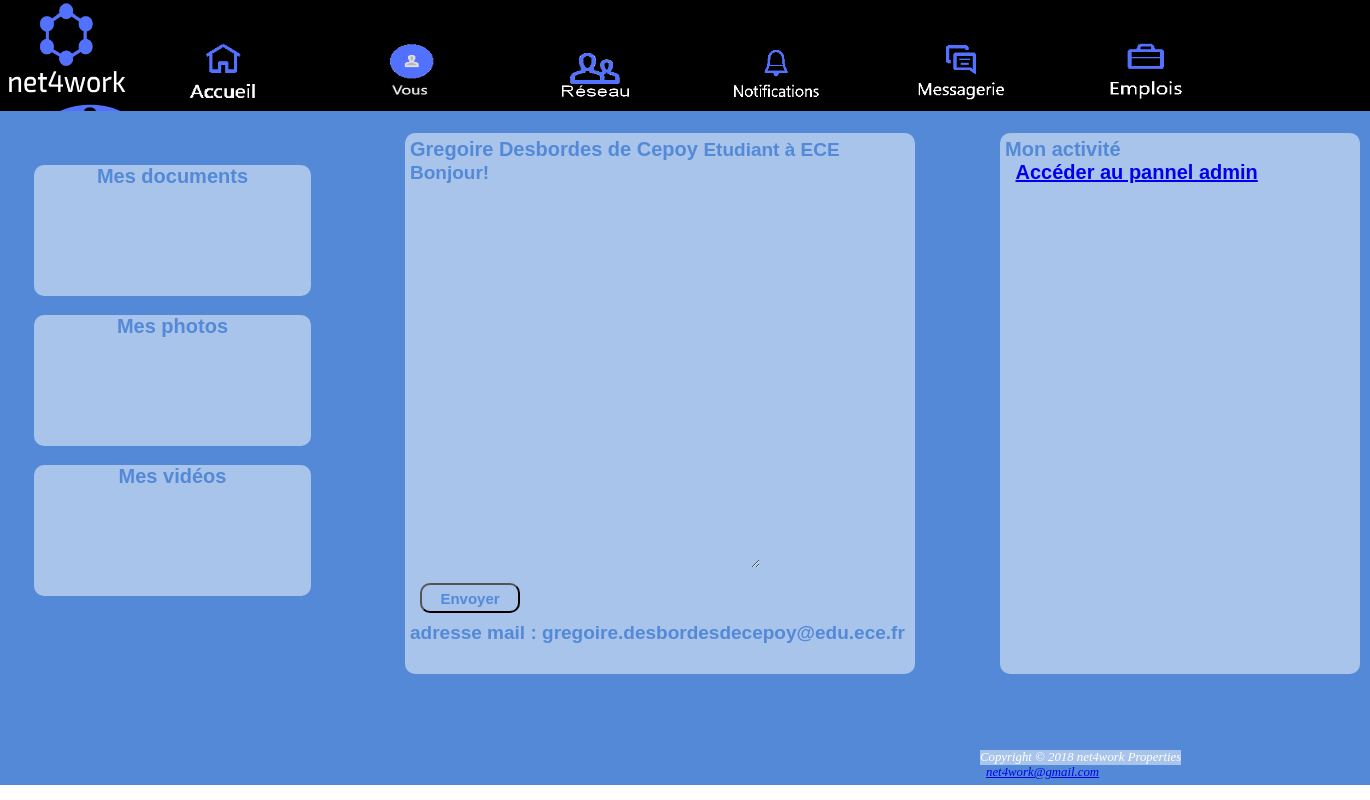
The app's page /profil.php (signed in) with its own data.
### tables this page shows
CREATE TABLE IF NOT EXISTS `utilisateur` (
  `iduser` int(11) NOT NULL AUTO_INCREMENT,
  `nom` text NOT NULL,
  `prenom` text NOT NULL,
  `poste` text NOT NULL,
  `entreprise` text NOT NULL,
  `grade` text NOT NULL,
  UNIQUE KEY `id user` (`iduser`)
);

CREATE TABLE IF NOT EXISTS `connection` (
  `iduser` int(11) NOT NULL,
  `motdepasse` text NOT NULL,
  `email` text NOT NULL
);

### profil.php (the view, shortened to what this page needs)
<?php
$database = "net4work";
 $db_handle = mysqli_connect('localhost', 'root', '');
 $db_found = mysqli_select_db($db_handle, $database);
 if ($db_found) {
	$sql = "SELECT nom, prenom, poste, entreprise FROM utilisateur WHERE iduser LIKE '".$_SESSION['ID']."' ";
	$requete = mysqli_query($db_handle,$sql);
	$data = mysqli_fetch_assoc($requete);
	$name = $data['nom'];
	$prenom = $data['prenom'];
	$poste = $data['poste'];
	$entreprise = $data['entreprise'];
  $sql1 = "SELECT email FROM connection WHERE iduser LIKE '".$_SESSION['ID']."' ";
  $requete1 = mysqli_query($db_handle,$sql1);
  $data1 = mysqli_fetch_assoc($requete1);
  $mail = $data1['email'];
 	}
else {
 	echo "Database not found";
 }
?>
<!DOCTYPE html>
<html>
<head>
<link href="style.css" rel="stylesheet" type="text/css" />
</head>
<body>
    <div id="buttoncolumn">
   <img src="logo.png" alt="net4work" width="130" height="100" />
    <a href="main.php"><img id="image0" src="accueil.png" alt="Accueil" width="98" height="57" onmouseenter ="changeImage(this)"/></a>
    <a href="profil.php"><img id="image1" src="vous.png" alt="Profil" width="98" height="57" onmouseenter ="changeImage2(this)"/></a>
    <a href="reseau.php"><img id="image2" src="reseau.png" alt="Reseau" width="98" height="57" onmouseenter ="changeImage3(this)"/></a>
    <a href="notif.html"><img id="image3" src="notifications.png" alt="Notifications" width="98" height="57" onmouseenter="changeImage4(this)"/></a>
    <a href="messagerie.html"><img id="image4" src="messagerie.png" alt="Messagerie" width="98" height="57" onmouseenter="changeImage5(this)"/></a>
    <a href="emplois.html"><img id="image5" src="emplois.png" alt="Emplois" width="98" height="57" onmouseenter ="changeImage6(this)"/></a>
      <a href="connexion.html"><img id="image6" src="deconnexion.jpg" alt="Deconnexion" width="98" height="57" onmouseenter ="changeImage7(this)"/></a>
  <strong class="gwd-span-14na">Mes documents</strong>
  <strong class="gwd-span-45s9"> Mes photos</strong>
  <strong class="gwd-strong-1tex">Mes vidéos</strong>
  <strong class="gwd-strong-kwsw"><?php echo $prenom, " ", $name ?>
  <span class="gwd-span-hb4w"><?php echo $poste, " à ", $entreprise ?><br>Bonjour!<br><br><br><br><br><br><br><br><br><br><br><br><br><br><br><br><br><br><br><br></span>
    <form action="cible_envoi5.php" method="post" enctype="multipart/form-data">
     <textarea name="description" class="description">
        <?php
        $database = "net4work";
       $db_handle = mysqli_connect('localhost', 'root', '');
        $db_found = mysqli_select_db($db_handle, $database);
          $sql = "SELECT * FROM description";
           $result = mysqli_query($db_handle,$sql);
             while ($ligne = mysqli_fetch_assoc($result)) {
          ?>
          <?php echo ($ligne['texte']) ;?>
           <?php
        }
        ?>
     </textarea>
      <input type="submit" value="Envoyer" class="decrivezvous">
    </form>
  <span class="gwd-span-1e6n"><?php echo "adresse mail : ", $mail?><br><br><br></span></strong>
  <strong class="gwd-strong-12j0">Mon activité <br>
  <?php if($_SESSION['admin'] == 1){
    echo "<a href='admin.php'>Accéder au pannel admin</a>";
  }
  ?>
  </strong>
 <div id="footer">Copyright &copy; 2018 net4work Properties<br/>
<a href="mailto:net4work@gmail.com">net4work@gmail.com</a></div>
</body>
</html>

### style.css (style rules this page uses)
#buttoncolumn { background-color: black; position: absolute; min-width: 100%; max-width: 100%; top: 0px; left: 0px; height: 200px; color: white; }
a { margin: 3%; }
img { border: 0; }
#footer { background-color: rgb(169, 196, 235); font-size: .80em; font-style: italic; position: absolute; top: 750px; left: 980px; height:15px; }
.gwd-span-14na { position: absolute; width: 276.923px; height: 130.769px; text-align: center; font-family: Arial; font-weight:bold; font-size: 20px; color: rgb(83, 137, 214); background-image: none; background-color: rgb(169, 196, 235); border-color: rgb(169, 196, 235); border-radius: 10px; left: 34px; top: 165px; }
.gwd-span-45s9 { position: absolute; width: 276.923px; height: 130.769px; text-align: center; font-family: Arial; font-weight:bold; font-size: 20px; color: rgb(83, 137, 214); background-image: none; background-color: rgb(169, 196, 235); border-color: rgb(169, 196, 235); border-radius: 10px; left: 34px; top: 315px; }
.gwd-strong-1tex { position: absolute; width: 276.923px; height: 130.769px; text-align: center; font-family: Arial; font-weight:bold; font-size: 20px; color: rgb(83, 137, 214); background-image: none; background-color: rgb(169, 196, 235); border-color: rgb(169, 196, 235); border-radius: 10px; left: 34px; top: 465px; }
.gwd-strong-kwsw { position: absolute; text-align: center; font-family: Arial; font-weight:bold; font-size: 20px; color: rgb(83, 137, 214); background-image: none; background-color: rgb(169, 196, 235); border-color: rgb(169, 196, 235); border-radius: 10px; width: 500px; top: 133px; left: 405px; transform-origin: 168.5px 252px 0px; text-align: left; height: 531px; padding: 5px; }
.gwd-span-hb4w { font-size: 19px; }
.gwd-span-1e6n { font-size: 19px; }
.gwd-strong-12j0 { position: absolute; text-align: center; font-family: Arial; font-weight:bold; font-size: 20px; color: rgb(83, 137, 214); background-image: none; background-color: rgb(169, 196, 235); border-color: rgb(169, 196, 235); border-radius: 10px; width: 350px; top: 133px; left: 1000px; transform-origin: 168.5px 252px 0px; text-align: left; height: 531px; padding: 5px; }
.decrivezvous { position: absolute; left: 15px; top: 450px; height: 30px; width: 100px; text-align: center; font-family: Arial; font-weight:bold; font-size: 15px; color: rgb(83, 137, 214); background-image: none; background-color: rgb(169, 196, 235); border-color:(83, 137, 214); border-radius: 10px; }
.description { font-size: 18px; font-family: Arial; font-weight:bold; position: absolute; vertical-align: top; left:0px; top: 130px; height: 300px; width: 350px; color: rgb(83, 137, 214); background-image: none; background-color: rgb(169, 196, 235); border-color: rgb(169, 196, 235); border-radius: 10px; }

### records on screen
utilisateur: prenom "Gregoire", nom "Desbordes de Cepoy", poste "Etudiant", entreprise "ECE"
connection: email "gregoire.desbordesdecepoy@edu.ece.fr"
